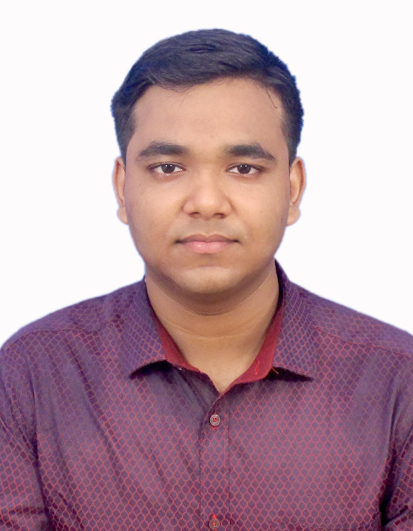
#> input picture Jayanta.JPG, 413 x 531 px
$ python opencvMy.py
#> lines starting #> are read from the running program, lines starting #| are printed output that depends on the picture
import cv2
imgMatrix= cv2.imread("Jayanta.JPG")
#> imgMatrix is the input picture: shape (531, 413, 3); mean B, G, R 164, 153.7, 183.9
cv2.imshow("Original image",imgMatrix)#it only show with a name

cv2.imwrite("output.jpg",imgMatrix)#jpg
cv2.imwrite("output.png",imgMatrix)#png

print(imgMatrix.shape)
#| (531, 413, 3)


# convert 2 gray
grayMatrix = cv2.cvtColor(imgMatrix,cv2.COLOR_BGR2GRAY)
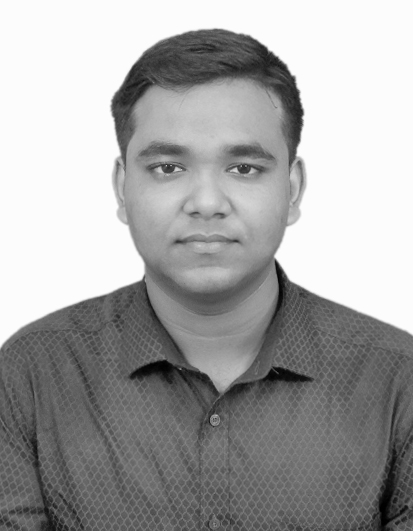
#> grayMatrix: shape (531, 413); min 0, max 254, mean 164
cv2.imshow("gray image",grayMatrix)


cv2.waitKey()
cv2.destroyAllWindows()

#By : Jayanta Ghosh
